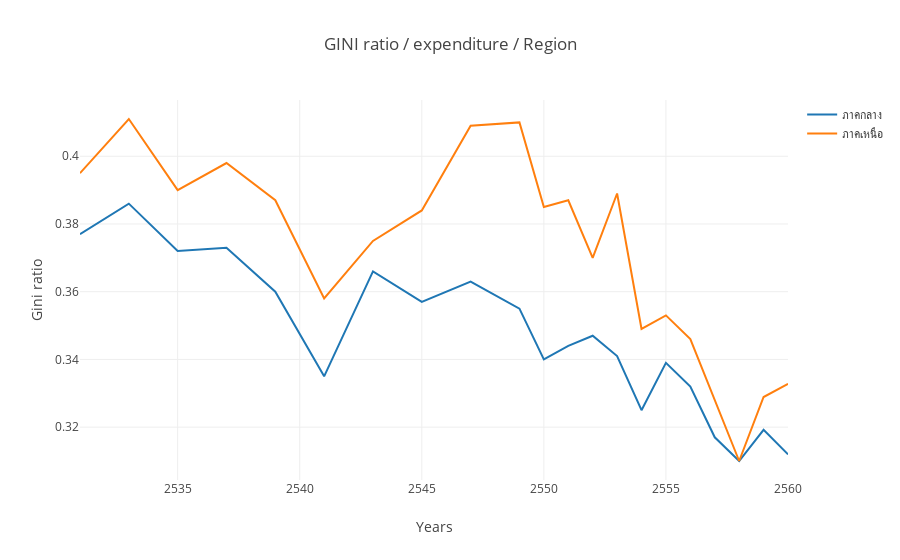

This figure's notebook cell:
### Markdown cell above
### ความไม่เท่าเทียมกันของรายจ่ายเพื่อการอุปโภคบริโภค (ภาค / ปี)

### Code cell
# Create a trace
trace1 = go.Scatter(
    x = df_gini_expenditure['ปี'],
    y = df_gini_expenditure['ภาคกลาง'],
    mode = "lines",
    #marker = dict(color = 'rgba(255, 99, 71, 0.5)'),
    name = "ภาคกลาง",
    #text = ""
)

trace2 = go.Scatter(
    x = df_gini_expenditure['ปี'],
    y = df_gini_expenditure['ภาคเหนือ'],
    mode = "lines",
    #marker = dict(color = 'rgba(80, 26, 80, 0.8)'),
    name = "ภาคเหนือ",
    #text = ""
)

trace3 = go.Scatter(
    x = df_gini_expenditure['ปี'],
    y = df_gini_expenditure['ภาคตะวันออกเฉียงเหนือ'],
    mode = "lines",
    #marker = dict(color = 'rgba(255, 99, 71, 0.5)'),
    name = "ภาคตะวันออกเฉียงเหนือ",
    #text = ""
)

trace4 = go.Scatter(
    x = df_gini_expenditure['ปี'],
    y = df_gini_expenditure['ภาคใต้'],
    mode = "lines",
    #marker = dict(color = 'rgba(80, 26, 80, 0.8)'),
    name = "ภาคใต้",
    #text = ""
)

# Create Layout
layout = go.Layout(
    title ="GINI ratio / expenditure / Region",
    xaxis = dict(title= 'Years'),
    yaxis = dict(title= 'Gini ratio'),
)

# Plot
fig = go.Figure(data=[trace1, trace2], layout=layout)
py.offline.iplot(fig)

### Figure 1 — Plotly figure (JSON) as saved in the notebook; plotly's stock layout.template omitted (floating-point values rounded to 4 significant figures)
{"data": [{"mode": "lines", "name": "ภาคกลาง", "type": "scatter", "uid": "9bac90af-7499-49d9-8412-9b0a8bf3bc5d", "x": [2531, 2533, 2535, 2537, 2539, 2541, 2543, 2545, 2547, 2549, 2550, 2551, 2552, 2553, 2554, 2555, 2556, 2557, 2558, 2559, 2560], "y": [0.377, 0.386, 0.372, 0.373, 0.36, 0.335, 0.366, 0.357, 0.363, 0.355, 0.34, 0.344, 0.347, 0.341, 0.325, 0.339, 0.332, 0.317, 0.31, 0.3192, 0.3119]}, {"mode": "lines", "name": "ภาคเหนือ", "type": "scatter", "uid": "6fd574ad-bb8d-409b-aed0-678e53b9218d", "x": [2531, 2533, 2535, 2537, 2539, 2541, 2543, 2545, 2547, 2549, 2550, 2551, 2552, 2553, 2554, 2555, 2556, 2557, 2558, 2559, 2560], "y": [0.395, 0.411, 0.39, 0.398, 0.387, 0.358, 0.375, 0.384, 0.409, 0.41, 0.385, 0.387, 0.37, 0.389, 0.349, 0.353, 0.346, 0.328, 0.31, 0.3289, 0.3328]}], "layout": {"title": {"text": "GINI ratio / expenditure / Region"}, "xaxis": {"title": {"text": "Years"}}, "yaxis": {"title": {"text": "Gini ratio"}}}}
